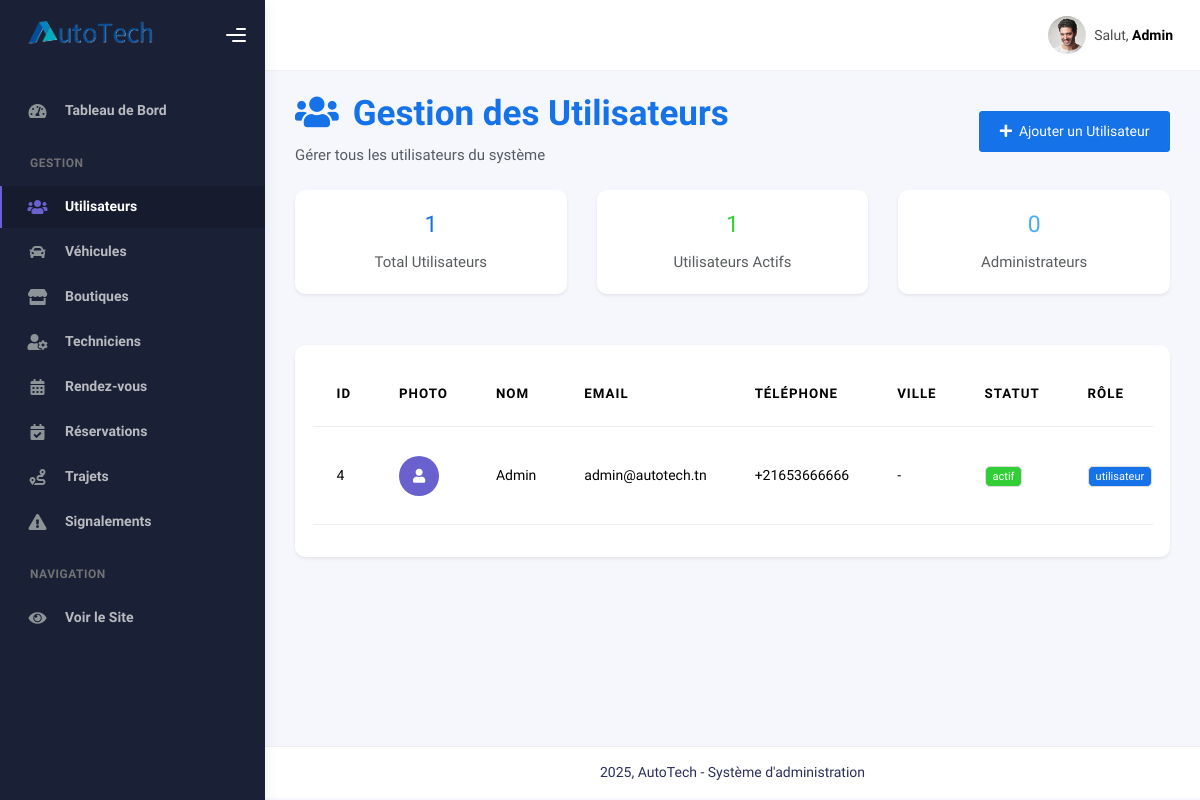
The page /admin/utilisateurs.php (signed in) on the database its author committed.
### tables this page shows
CREATE TABLE utilisateur (
    id_utilisateur INT UNSIGNED AUTO_INCREMENT PRIMARY KEY,
    nom VARCHAR(100) NOT NULL,
    prenom VARCHAR(100) NOT NULL,
    email VARCHAR(150) NOT NULL UNIQUE,
    telephone VARCHAR(20),
    mot_de_passe VARCHAR(255) NOT NULL,
    adresse TEXT,
    ville VARCHAR(100),
    code_postal VARCHAR(10),
    photo_profil VARCHAR(255),
    date_creation TIMESTAMP DEFAULT CURRENT_TIMESTAMP,
    date_modification TIMESTAMP DEFAULT CURRENT_TIMESTAMP ON UPDATE CURRENT_TIMESTAMP,
    statut ENUM('actif', 'inactif', 'suspendu') DEFAULT 'actif',
    role ENUM('utilisateur', 'admin') DEFAULT 'utilisateur',
    reset_token VARCHAR(255),
    reset_expires DATETIME
);

### controller/UtilisateurController.php (called while the page is built, shortened)
<?php
require_once __DIR__ . '/../config/config.php';
class UtilisateurController {
    private $pdo;
    public function __construct() {
        $this->pdo = Config::getConnexion();
    }
    public function estConnecte() {
        return isset($_SESSION['logged_in']) && $_SESSION['logged_in'] === true;
    }
    public function getUtilisateurConnecte() {
        if ($this->estConnecte()) {
            return $this->getUtilisateurById($_SESSION['user_id']);
        }
        return null;
    }
    public function getUtilisateurById($id) {
        $sql = "SELECT * FROM utilisateur WHERE id_utilisateur = :id";
        $stmt = $this->pdo->prepare($sql);
        $stmt->execute([':id' => $id]);
        return $stmt->fetch();
    }
}
?>

### config/config.php (called while the page is built, shortened)
<?php
class Config {
    private static $pdo = NULL;
    public static function getConnexion() {
        if (!isset(self::$pdo)) {
            try {
                self::$pdo = new PDO(
                    'mysql:host=' . self::DB_HOST . ';dbname=' . self::DB_NAME . ';charset=utf8mb4',
                    self::DB_USER,
                    self::DB_PASS,
                    [
                        PDO::ATTR_ERRMODE => PDO::ERRMODE_EXCEPTION,
                        PDO::ATTR_DEFAULT_FETCH_MODE => PDO::FETCH_ASSOC,
                        PDO::ATTR_EMULATE_PREPARES => false
                    ]
                );
            } catch(PDOException $e) {
                die('Erreur de connexion à la base de données: ' . $e->getMessage());
            }
        }
        return self::$pdo;
    }
}
?>

### admin/includes/functions.php (called while the page is built, shortened)
<?php
require_once __DIR__ . '/../../config/config.php';
function getTableData($table, $pdo) {
    try {
        $idColumns = [
            'utilisateur' => 'id_utilisateur',
            'vehicule' => 'id_vehicule',
            'boutique' => 'id_boutique',
            'technicien' => 'id_technicien',
            'rendez_vous' => 'id_rdv',
            'reservation' => 'id_reservation',
            'trajet' => 'id_trajet',
            'reservation_trajet' => 'id_reservation_trajet'
        ];
        $idColumn = $idColumns[$table] ?? 'id';
        $sql = "SELECT * FROM $table ORDER BY date_creation DESC, $idColumn DESC";
        $stmt = $pdo->query($sql);
        return $stmt->fetchAll();
    } catch (PDOException $e) {
        try {
            $idColumn = $idColumns[$table] ?? 'id';
            $sql = "SELECT * FROM $table ORDER BY $idColumn DESC";
            $stmt = $pdo->query($sql);
            return $stmt->fetchAll();
        } catch (PDOException $e2) {
            error_log("Error in getTableData for table $table: " . $e2->getMessage());
            return [];
        }
    }
}

### admin/utilisateurs.php (the view, shortened to what this page needs)
<?php
require_once __DIR__ . '/partials/header.php';
require_once __DIR__ . '/includes/functions.php';
$pdo = Config::getConnexion();
$users = getTableData('utilisateur', $pdo);
$stats = [
    'total' => count($users),
    'actifs' => count(array_filter($users, fn($u) => $u['statut'] === 'actif')),
    'admins' => count(array_filter($users, fn($u) => $u['role'] === 'admin'))
];
?>
<div class="row mb-4">
  <div class="col-12">
    <div class="d-flex justify-content-between align-items-center">
      <div>
        <h1 class="display-6 fw-bold text-primary mb-2">
          <i class="fas fa-users me-3"></i>Gestion des Utilisateurs
        </h1>
        <p class="text-muted mb-0">Gérer tous les utilisateurs du système</p>
      </div>
      <button class="btn btn-primary" data-bs-toggle="modal" data-bs-target="#addModal">
        <i class="fas fa-plus me-2"></i>Ajouter un Utilisateur
      </button>
    </div>
  </div>
</div>
<div class="row mb-4">
  <div class="col-md-4">
    <div class="card border-0 shadow-sm">
      <div class="card-body text-center">
        <h3 class="text-primary"><?= $stats['total'] ?></h3>
        <p class="text-muted mb-0">Total Utilisateurs</p>
      </div>
    </div>
  </div>
  <div class="col-md-4">
    <div class="card border-0 shadow-sm">
      <div class="card-body text-center">
        <h3 class="text-success"><?= $stats['actifs'] ?></h3>
        <p class="text-muted mb-0">Utilisateurs Actifs</p>
      </div>
    </div>
  </div>
  <div class="col-md-4">
    <div class="card border-0 shadow-sm">
      <div class="card-body text-center">
        <h3 class="text-info"><?= $stats['admins'] ?></h3>
        <p class="text-muted mb-0">Administrateurs</p>
      </div>
    </div>
  </div>
</div>
<div class="card border-0 shadow-sm">
  <div class="card-body">
    <div class="table-responsive">
      <table class="table table-hover" id="usersTable">
        <thead>
          <tr>
            <th>ID</th>
            <th>Photo</th>
            <th>Nom</th>
            <th>Email</th>
            <th>Téléphone</th>
            <th>Ville</th>
            <th>Statut</th>
            <th>Rôle</th>
          </tr>
        </thead>
        <tbody>
          <?php foreach ($users as $user): ?>
          <tr>
            <td><?= $user['id_utilisateur'] ?></td>
            <td>
              <?php if ($user['photo_profil']): ?>
                <img src="../uploads/profils/<?= htmlspecialchars($user['photo_profil']) ?>"
                     alt="Photo" class="rounded-circle" style="width: 40px; height: 40px; object-fit: cover;">
              <?php else: ?>
                <div class="rounded-circle bg-secondary d-inline-flex align-items-center justify-content-center"
                     style="width: 40px; height: 40px;">
                  <i class="fas fa-user text-white"></i>
                </div>
              <?php endif; ?>
            </td>
            <td><?= htmlspecialchars($user['prenom'] . ' ' . $user['nom']) ?></td>
            <td><?= htmlspecialchars($user['email']) ?></td>
            <td><?= htmlspecialchars($user['telephone'] ?? '-') ?></td>
            <td><?= htmlspecialchars($user['ville'] ?? '-') ?></td>
            <td>
              <span class="badge bg-<?= $user['statut'] === 'actif' ? 'success' : ($user['statut'] === 'inactif' ? 'secondary' : 'danger') ?>">
                <?= htmlspecialchars($user['statut']) ?>
              </span>
            </td>
            <td>
              <span class="badge bg-<?= $user['role'] === 'admin' ? 'danger' : 'primary' ?>">
                <?= htmlspecialchars($user['role']) ?>
              </span>
            </td>
          </tr>
          <?php endforeach; ?>
        </tbody>
      </table>
    </div>
  </div>
</div>
<?php require_once __DIR__ . '/partials/footer.php'; ?>

### admin/partials/header.php (shortened to what this page needs)
<?php
$rootDir = dirname(dirname(__DIR__));
require_once $rootDir . '/config/config.php';
require_once $rootDir . '/controller/UtilisateurController.php';
$userController = new UtilisateurController();
$currentUser = $userController->getUtilisateurConnecte();
?>
<!DOCTYPE html>
<html lang="fr">
<head>
    <link rel="stylesheet" href="assets/css/bootstrap.min.css" />
    <link rel="stylesheet" href="assets/css/plugins.min.css" />
    <link rel="stylesheet" href="assets/css/kaiadmin.min.css" />
    <link rel="stylesheet" href="assets/css/demo.css" />
</head>
<body>
    <div class="wrapper">
      <div class="sidebar" data-background-color="dark">
        <div class="sidebar-logo">
          <div class="logo-header" data-background-color="dark">
            <a href="index.php" class="logo">
              <img
                src="../images/off_logo.png"
                alt="navbar brand"
                class="navbar-brand"
                height="40"
              />
            </a>
            <div class="nav-toggle">
              <button class="btn btn-toggle toggle-sidebar">
                <i class="gg-menu-right"></i>
              </button>
            </div>
          </div>
        </div>
        <div class="sidebar-wrapper scrollbar scrollbar-inner">
          <div class="sidebar-content">
            <ul class="nav nav-secondary">
              <li class="nav-item <?= basename($_SERVER['PHP_SELF']) == 'index.php' ? 'active' : '' ?>">
                <a href="index.php" class="collapsed" aria-expanded="false">
                  <i class="fas fa-tachometer-alt"></i>
                  <p>Tableau de Bord</p>
                </a>
              </li>
              <li class="nav-section">
                <h4 class="text-section">Gestion</h4>
              </li>
              <li class="nav-item <?= basename($_SERVER['PHP_SELF']) == 'utilisateurs.php' ? 'active' : '' ?>">
                <a href="utilisateurs.php">
                  <i class="fas fa-users"></i>
                  <p>Utilisateurs</p>
                </a>
              </li>
              <li class="nav-item <?= basename($_SERVER['PHP_SELF']) == 'vehicules.php' ? 'active' : '' ?>">
                <a href="vehicules.php">
                  <i class="fas fa-car"></i>
                  <p>Véhicules</p>
                </a>
              </li>
              <li class="nav-item <?= basename($_SERVER['PHP_SELF']) == 'boutiques.php' ? 'active' : '' ?>">
                <a href="boutiques.php">
                  <i class="fas fa-store"></i>
                  <p>Boutiques</p>
                </a>
              </li>
              <li class="nav-item <?= basename($_SERVER['PHP_SELF']) == 'techniciens.php' ? 'active' : '' ?>">
                <a href="techniciens.php">
                  <i class="fas fa-user-cog"></i>
                  <p>Techniciens</p>
                </a>
              </li>
              <li class="nav-item <?= basename($_SERVER['PHP_SELF']) == 'rendez-vous.php' ? 'active' : '' ?>">
                <a href="rendez-vous.php">
                  <i class="fas fa-calendar-alt"></i>
                  <p>Rendez-vous</p>
                </a>
              </li>
              <li class="nav-item <?= basename($_SERVER['PHP_SELF']) == 'reservations.php' ? 'active' : '' ?>">
                <a href="reservations.php">
                  <i class="fas fa-calendar-check"></i>
                  <p>Réservations</p>
                </a>
              </li>
              <li class="nav-item <?= basename($_SERVER['PHP_SELF']) == 'trajets.php' ? 'active' : '' ?>">
                <a href="trajets.php">
                  <i class="fas fa-route"></i>
                  <p>Trajets</p>
                </a>
              </li>
              <li class="nav-item <?= basename($_SERVER['PHP_SELF']) == 'signalements.php' ? 'active' : '' ?>">
                <a href="signalements.php">
                  <i class="fas fa-exclamation-triangle"></i>
                  <p>Signalements</p>
                </a>
              </li>
              <li class="nav-section">
                <h4 class="text-section">Navigation</h4>
              </li>
              <li class="nav-item">
                        <a href="../view/public/index.php" target="_blank">
                  <i class="fas fa-eye"></i>
                  <p>Voir le Site</p>
                </a>
              </li>
            </ul>
          </div>
        </div>
      </div>
      <div class="main-panel">
        <div class="main-header">
          <nav class="navbar navbar-header navbar-header-transparent navbar-expand-lg border-bottom">
            <div class="container-fluid">
              <ul class="navbar-nav topbar-nav ms-md-auto align-items-center">
                <li class="nav-item topbar-user dropdown hidden-caret">
                  <a class="dropdown-toggle profile-pic" data-bs-toggle="dropdown" href="#" aria-expanded="false">
                    <div class="avatar-sm">
                      <img
                        src="<?= !empty($currentUser['photo_profil']) ? '../uploads/profils/' . htmlspecialchars($currentUser['photo_profil']) : 'assets/img/profile.jpg' ?>"
                        alt="..."
                        class="avatar-img rounded-circle"
                      />
                    </div>
                    <span class="profile-username">
                      <span class="op-7">Salut,</span>
                      <span class="fw-bold"><?= htmlspecialchars($currentUser['prenom'] ?? 'Admin') ?></span>
                    </span>
                  </a>
                </li>
              </ul>
            </div>
          </nav>
        </div>
        <div class="container">
          <div class="page-inner">

### rows shown on the page
utilisateur: prenom "Admin", statut+role "1", statut+role "0", id_utilisateur "4", prenom+nom "Admin", email "admin@autotech.tn", telephone "+21653666666", ville "-", statut "actif", role "utilisateur"
